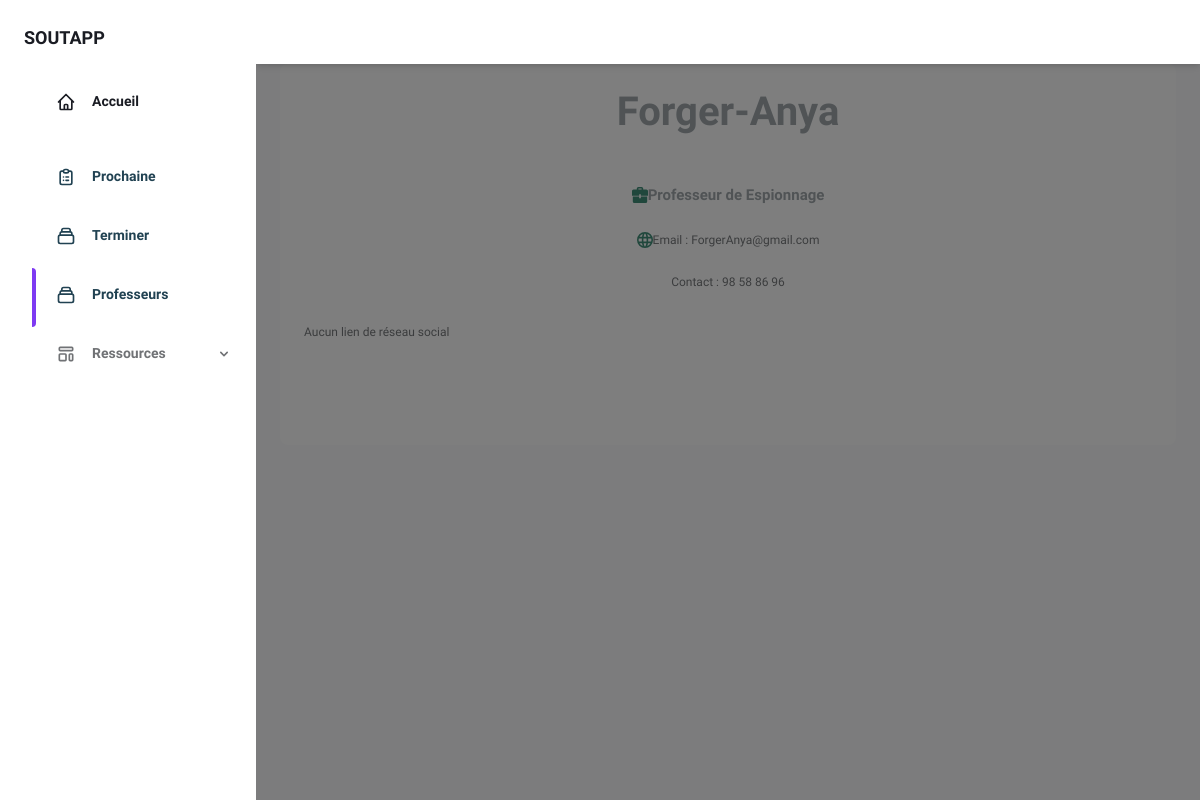
The app's page /prof_detail/6 (signed in) with its own data.
### soutapp/models.py (models this page shows, shortened)
class Professeur(models.Model):
    id_prof = models.AutoField(primary_key=True)
    nom_prof = models.CharField(max_length=50)
    prenom_prof = models.CharField(max_length=50)
    specialite_prof = models.CharField(max_length=150)
    image_prof = models.ImageField(upload_to='prof_photos/')
    adresse_prof = models.CharField(max_length=100)
    telephone_prof = models.CharField(max_length=50)
    email_prof = models.EmailField(max_length=100)
    created_at = models.DateTimeField(auto_now_add=True)

### soutapp/views.py (the view)
# urls.py: path('prof_detail/<int:pk>', views.ProfDetail.as_view(), name='prof_detail'),
class ProfDetail(DetailView):
    model = Professeur
    template_name = 'session-blog/prof_detail.html'
    context_object_name = 'prof'
    def dispatch(self, request, *args, **kwargs):
        if not request.session.get('user_id'):
            return redirect('login')
        return super().dispatch(request, *args, **kwargs)
    def get_context_data(self, **kwargs):
        context = super().get_context_data(**kwargs)
        professeur = self.object
        context['prof_pre'] = professeur  # professeur actuelle
        try:
            context['lien'] = professeur.liensociale_set.all()  # lien associé
        except Exception as e:
            pass
        return context

### soutapp/templates/session-blog/prof_detail.html (shortened to what this page needs)
{% extends 'session-templates/base.html' %}
{% load static %}
{% block active-prof %}
  {% if prof  %}
<span class="absolute inset-y-0 left-0 w-1 bg-purple-600 rounded-tr-lg rounded-br-lg" aria-hidden="true">
</span>
  {% endif %}
{% endblock %}
{% block content %}
<div class="max-w-4xl flex items-center h-auto lg:h-screen flex-wrap mx-auto my-32 lg:my-0">
    <div id="profile"
        class="w-full lg:w-3/5 rounded-lg lg:rounded-l-lg lg:rounded-r-none shadow-2xl bg-white opacity-75 mx-6 lg:mx-0">
        <div class="p-4 md:p-12 text-center lg:text-left">
            {% if prof_pre %}
                <h1 class="text-3xl font-bold pt-8 lg:pt-0">{{ prof_pre.nom_prof }}-{{ prof_pre.prenom_prof }}</h1>
                <div class="mx-auto lg:mx-0 w-4/5 pt-3 border-b-2 border-green-500 opacity-25"></div>
                <p class="pt-4 text-base font-bold flex items-center justify-center lg:justify-start">
                    <svg class="h-4 fill-current text-green-700 pr-4" xmlns="http://www.w3.org/2000/svg"
                        viewBox="0 0 20 20">
                        <path
                            d="M9 12H1v6a2 2 0 0 0 2 2h14a2 2 0 0 0 2-2v-6h-8v2H9v-2zm0-1H0V5c0-1.1.9-2 2-2h4V2a2 2 0 0 1 2-2h4a2 2 0 0 1 2 2v1h4a2 2 0 0 1 2 2v6h-9V9H9v2zm3-8V2H8v1h4z" />
                    </svg> Professeur de {{ prof_pre.specialite_prof }}
                </p>
                <p class="pt-2 text-gray-600 text-xs lg:text-sm flex items-center justify-center lg:justify-start">
                     Email : {{ prof_pre.email_prof }}
                </p>
                <p class="pt-2 text-gray-600 text-xs lg:text-sm flex items-center justify-center lg:justify-start">
                    Contact : {{ prof_pre.telephone_prof }}
                </p>
            {% endif %}
            <div class="mt-6 pb-16 lg:pb-0 w-4/5 lg:w-full mx-auto flex flex-wrap items-center justify-between">
                {% if lien %}
                    {% for link in lien %}
                        {% if link.designation == 'instagram' or link.designation == 'Instagram' %}
                            <a class="link" href="{{ link.lien }}" data-tippy-content="@instagram_handle">
                                <svg class="h-6 fill-current text-gray-600 hover:text-green-700" role="img" viewBox="0 0 24 24"
                                    xmlns="http://www.w3.org/2000/svg">
                                    <title>Instagram</title>
                                    <path
                                d="M12 0C8.74 0 8.333.015 7.053.072 5.775.132 4.905.333 4.14.63c-.789.306-1.459.717-2.126 1.384S.935 3.35.63 4.14C.333 4.905.131 5.775.072 7.053.012 8.333 0 8.74 0 12s.015 3.667.072 4.947c.06 1.277.261 2.148.558 2.913.306.788.717 1.459 1.384 2.126.667.666 1.336 1.079 2.126 1.384.766.296 1.636.499 2.913.558C8.333 23.988 8.74 24 12 24s3.667-.015 4.947-.072c1.277-.06 2.148-.262 2.913-.558.788-.306 1.459-.718 2.126-1.384.666-.667 1.079-1.335 1.384-2.126.296-.765.499-1.636.558-2.913.06-1.28.072-1.687.072-4.947s-.015-3.667-.072-4.947c-.06-1.277-.262-2.149-.558-2.913-.306-.789-.718-1.459-1.384-2.126C21.319 1.347 20.651.935 19.86.63c-.765-.297-1.636-.499-2.913-.558C15.667.012 15.26 0 12 0zm0 2.16c3.203 0 3.585.016 4.85.071 1.17.055 1.805.249 2.227.415.562.217.96.477 1.382.896.419.42.679.819.896 1.381.164.422.36 1.057.413 2.227.057 1.266.07 1.646.07 4.85s-.015 3.585-.074 4.85c-.061 1.17-.256 1.805-.421 2.227-.224.562-.479.96-.899 1.382-.419.419-.824.679-1.38.896-.42.164-1.065.36-2.235.413-1.274.057-1.649.07-4.859.07-3.211 0-3.586-.015-4.859-.074-1.171-.061-1.816-.256-2.236-.421-.569-.224-.96-.479-1.379-.899-.421-.419-.69-.824-.9-1.38-.165-.42-.359-1.065-.42-2.235-.045-1.26-.061-1.649-.061-4.844 0-3.196.016-3.586.061-4.861.061-1.17.255-1.814.42-2.234.21-.57.479-.96.9-1.381.419-.419.81-.689 1.379-.898.42-.166 1.051-.361 2.221-.421 1.275-.045 1.65-.06 4.859-.06l.045.03zm0 3.678c-3.405 0-6.162 2.76-6.162 6.162 0 3.405 2.76 6.162 6.162 6.162 3.405 0 6.162-2.76 6.162-6.162 0-3.405-2.76-6.162-6.162-6.162zM12 16c-2.21 0-4-1.79-4-4s1.79-4 4-4 4 1.79 4 4-1.79 4-4 4zm7.846-10.405c0 .795-.646 1.44-1.44 1.44-.795 0-1.44-.646-1.44-1.44 0-.794.646-1.439 1.44-1.439.793-.001 1.44.645 1.44 1.439z" />
                                </svg>
                            </a>
                        {% elif link.designation == 'facebook' or link.designation == 'Facebook' %}
                            <a class="link" href="{{ link.lien }}" data-tippy-content="@facebook_handle">
                                <svg class="h-6 fill-current text-gray-600 hover:text-green-700" role="img" viewBox="0 0 24 24"
                                    xmlns="http://www.w3.org/2000/svg">
                                    <title>Facebook</title>
                                    <path
                                d="M22.676 0H1.324C.593 0 0 .593 0 1.324v21.352C0 23.408.593 24 1.324 24h11.494v-9.294H9.689v-3.621h3.129V8.41c0-3.099 1.894-4.785 4.659-4.785 1.325 0 2.464.097 2.796.141v3.24h-1.921c-1.5 0-1.792.721-1.792 1.771v2.311h3.584l-.465 3.63H16.56V24h6.115c.733 0 1.325-.592 1.325-1.324V1.324C24 .593 23.408 0 22.676 0" />
                                </svg>
                            </a>
                        {% elif link.designation == 'x' or link.designation == 'twitter' or link.designation == 'X' or link.designation == 'Twitter' %}
                            <a class="link" href="{{ link.lien }}" data-tippy-content="@twitter_handle">
                                <svg class="h-6 fill-current text-gray-600 hover:text-green-700" role="img" viewBox="0 0 24 24"
                                    xmlns="http://www.w3.org/2000/svg">
                                    <title>Twitter</title>
                                    <path
                                d="M23.954 4.569c-.885.389-1.83.654-2.825.775 1.014-.611 1.794-1.574 2.163-2.723-.951.555-2.005.959-3.127 1.184-.896-.959-2.173-1.559-3.591-1.559-2.717 0-4.92 2.203-4.92 4.917 0 .39.045.765.127 1.124C7.691 8.094 4.066 6.13 1.64 3.161c-.427.722-.666 1.561-.666 2.475 0 1.71.87 3.213 2.188 4.096-.807-.026-1.566-.248-2.228-.616v.061c0 2.385 1.693 4.374 3.946 4.827-.413.111-.849.171-1.296.171-.314 0-.615-.03-.916-.086.631 1.953 2.445 3.377 4.604 3.417-1.68 1.319-3.809 2.105-6.102 2.105-.39 0-.779-.023-1.17-.067 2.189 1.394 4.768 2.209 7.557 2.209 9.054 0 13.999-7.496 13.999-13.986 0-.209 0-.42-.015-.63.961-.689 1.8-1.56 2.46-2.548l-.047-.02z" />
                                </svg>
                            </a>
                        {% elif link.designation == 'github' or link.designation == 'GitHub' %}
                            <a class="link" href="{{ link.lien }}" data-tippy-content="@github_handle">
                                <svg class="h-6 fill-current text-gray-600 hover:text-green-700" role="img" viewBox="0 0 24 24"
                                    xmlns="http://www.w3.org/2000/svg">
                                    <title>GitHub</title>
                                    <path
                                d="M12 .297c-6.63 0-12 5.373-12 12 0 5.303 3.438 9.8 8.205 11.385.6.113.82-.258.82-.577 0-.285-.01-1.04-.015-2.04-3.338.724-4.042-1.61-4.042-1.61C4.422 18.07 3.633 17.7 3.633 17.7c-1.087-.744.084-.729.084-.729 1.205.084 1.838 1.236 1.838 1.236 1.07 1.835 2.809 1.305 3.495.998.108-.776.417-1.305.76-1.605-2.665-.3-5.466-1.332-5.466-5.93 0-1.31.465-2.38 1.235-3.22-.135-.303-.54-1.523.105-3.176 0 0 1.005-.322 3.3 1.23.96-.267 1.98-.399 3-.405 1.02.006 2.04.138 3 .405 2.28-1.552 3.285-1.23 3.285-1.23.645 1.653.24 2.873.12 3.176.765.84 1.23 1.91 1.23 3.22 0 4.61-2.805 5.625-5.475 5.92.42.36.81 1.096.81 2.22 0 1.606-.015 2.896-.015 3.286 0 .315.21.69.825.57C20.565 22.092 24 17.592 24 12.297c0-6.627-5.373-12-12-12" />
                                </svg>
                            </a>
                        {% elif link.designation == 'youtube' or link.designation == 'YouTube' %}
                            <a class="link" href="{{ link.lien }}" data-tippy-content="@youtube_handle">
                                <svg class="h-6 fill-current text-gray-600 hover:text-green-700" role="img"
                                    xmlns="http://www.w3.org/2000/svg" viewBox="0 0 24 24">
                                    <title>YouTube</title>
                                    <path
                                d="M23.495 6.205a3.007 3.007 0 0 0-2.088-2.088c-1.87-.501-9.396-.501-9.396-.501s-7.507-.01-9.396.501A3.007 3.007 0 0 0 .527 6.205a31.247 31.247 0 0 0-.522 5.805 31.247 31.247 0 0 0 .522 5.783 3.007 3.007 0 0 0 2.088 2.088c1.868.502 9.396.502 9.396.502s7.506 0 9.396-.502a3.007 3.007 0 0 0 2.088-2.088 31.247 31.247 0 0 0 .5-5.783 31.247 31.247 0 0 0-.5-5.805zM9.609 15.601V8.408l6.264 3.602z" />
                                </svg>
                            </a>
                        {% endif %}
                    {% endfor %}
                {% else %}
                    <p class="pt-2 text-gray-600 text-xs lg:text-sm flex items-center justify-center lg:justify-start">
                        Aucun lien de réseau social
                    </p>
                {% endif %}
            </div>
        </div>
    </div>
</div>
{% endblock %}

### records on screen
Professeur: nom_prof "Forger", prenom_prof "Anya", specialite_prof "Espionnage", email_prof "ForgerAnya@gmail.com", telephone_prof "98 58 86 96"
